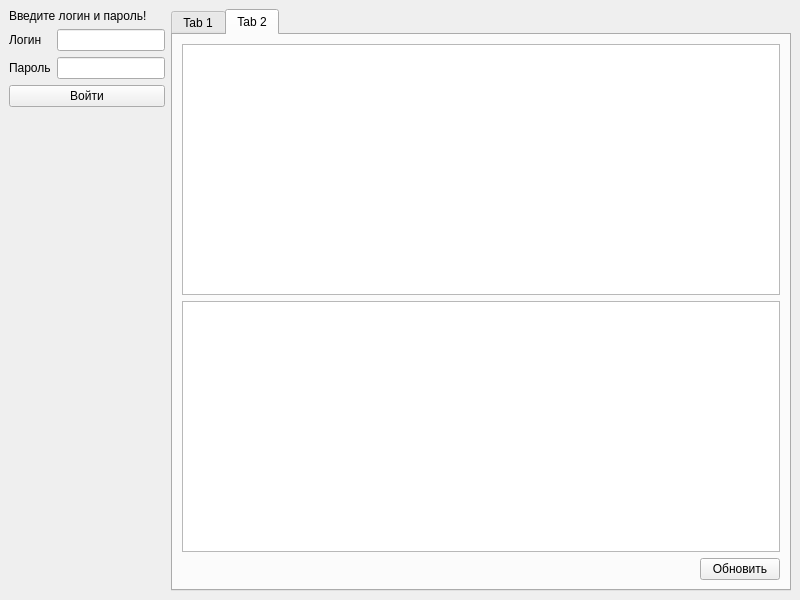
<?xml version="1.0" encoding="UTF-8"?>
<ui version="4.0">
 <class>MainWindow</class>
 <widget class="QMainWindow" name="MainWindow">
  <property name="geometry">
   <rect>
    <x>0</x>
    <y>0</y>
    <width>800</width>
    <height>600</height>
   </rect>
  </property>
  <property name="windowTitle">
   <string>MainWindow</string>
  </property>
  <widget class="QWidget" name="centralwidget">
   <layout class="QFormLayout" name="formLayout_2">
    <item row="0" column="0">
     <layout class="QVBoxLayout" name="verticalLayout">
      <item>
       <widget class="QLabel" name="loginStatus">
        <property name="text">
         <string>Введите логин и пароль!</string>
        </property>
       </widget>
      </item>
      <item>
       <layout class="QFormLayout" name="formLayout">
        <item row="0" column="0">
         <widget class="QLabel" name="label">
          <property name="text">
           <string>Логин</string>
          </property>
         </widget>
        </item>
        <item row="0" column="1">
         <widget class="QLineEdit" name="loginEdit"/>
        </item>
        <item row="1" column="0">
         <widget class="QLabel" name="label_2">
          <property name="text">
           <string>Пароль</string>
          </property>
         </widget>
        </item>
        <item row="1" column="1">
         <widget class="QLineEdit" name="passwordEdit"/>
        </item>
       </layout>
      </item>
      <item>
       <widget class="QPushButton" name="loginButton">
        <property name="text">
         <string>Войти</string>
        </property>
       </widget>
      </item>
      <item>
       <spacer name="verticalSpacer">
        <property name="orientation">
         <enum>Qt::Vertical</enum>
        </property>
        <property name="sizeHint" stdset="0">
         <size>
          <width>20</width>
          <height>40</height>
         </size>
        </property>
       </spacer>
      </item>
     </layout>
    </item>
    <item row="0" column="1">
     <widget class="QTabWidget" name="tabWidget">
      <property name="currentIndex">
       <number>1</number>
      </property>
      <widget class="QWidget" name="tab">
       <attribute name="title">
        <string>Tab 1</string>
       </attribute>
       <layout class="QVBoxLayout" name="verticalLayout_2">
        <item>
         <layout class="QFormLayout" name="formLayout_3">
          <item row="1" column="0">
           <widget class="QLabel" name="label_4">
            <property name="text">
             <string>Тема сообщения</string>
            </property>
           </widget>
          </item>
          <item row="1" column="1">
           <widget class="QLineEdit" name="theme"/>
          </item>
          <item row="0" column="0">
           <widget class="QLabel" name="label_3">
            <property name="text">
             <string>Адрес получателя</string>
            </property>
           </widget>
          </item>
          <item row="0" column="1">
           <widget class="QLineEdit" name="receiverAdress"/>
          </item>
         </layout>
        </item>
        <item>
         <widget class="QTextEdit" name="message"/>
        </item>
        <item>
         <layout class="QHBoxLayout" name="horizontalLayout_3">
          <item>
           <spacer name="horizontalSpacer">
            <property name="orientation">
             <enum>Qt::Horizontal</enum>
            </property>
            <property name="sizeHint" stdset="0">
             <size>
              <width>40</width>
              <height>20</height>
             </size>
            </property>
           </spacer>
          </item>
          <item>
           <widget class="QPushButton" name="attachFileButton">
            <property name="text">
             <string>Прикрепить файл...</string>
            </property>
           </widget>
          </item>
          <item>
           <widget class="QPushButton" name="sendButton">
            <property name="text">
             <string>Отправить</string>
            </property>
           </widget>
          </item>
         </layout>
        </item>
       </layout>
      </widget>
      <widget class="QWidget" name="tab_2">
       <attribute name="title">
        <string>Tab 2</string>
       </attribute>
       <layout class="QVBoxLayout" name="verticalLayout_3">
        <item>
         <widget class="QListWidget" name="mailList"/>
        </item>
        <item>
         <widget class="QTextEdit" name="mailInfo"/>
        </item>
        <item>
         <layout class="QHBoxLayout" name="horizontalLayout">
          <item>
           <spacer name="horizontalSpacer_2">
            <property name="orientation">
             <enum>Qt::Horizontal</enum>
            </property>
            <property name="sizeHint" stdset="0">
             <size>
              <width>40</width>
              <height>20</height>
             </size>
            </property>
           </spacer>
          </item>
          <item>
           <widget class="QPushButton" name="updateButton">
            <property name="text">
             <string>Обновить</string>
            </property>
           </widget>
          </item>
         </layout>
        </item>
       </layout>
      </widget>
     </widget>
    </item>
   </layout>
  </widget>
 </widget>
 <resources/>
 <connections/>
</ui>
